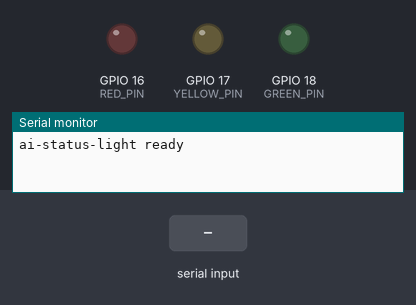
The sketch below on a simulated ESP32. Parts: output pins drawn as LEDs (lit = HIGH), the last lines printed to the serial monitor. Inputs (shaded band) come from the test bench.

Above: at 1.2 s.
1.3 s: "yellow\n" received over Serial
4.3 s: "red\n" received over Serial
At 5.5 s:
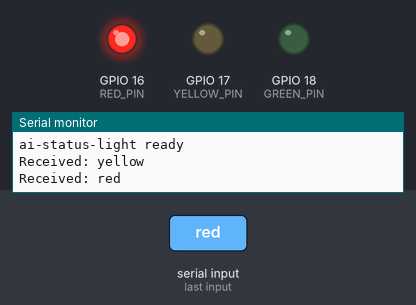
5.8 s: "green\n" received over Serial
At 6.8 s:
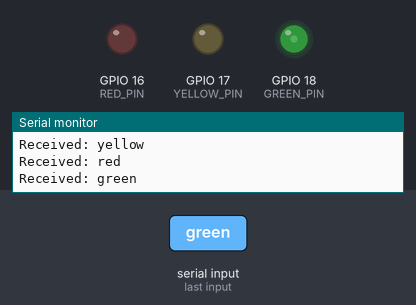
7.3 s: "off\n" received over Serial
At 7.9 s:
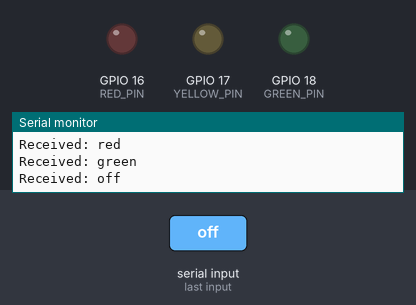
Timing chart, 0 to 9.8 s (numbered marks = the images above; inputs shaded):
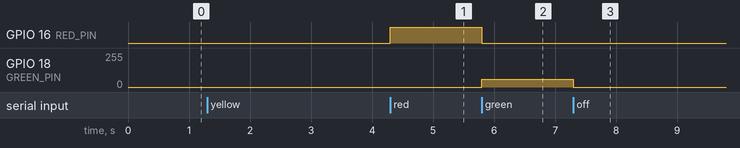

Measured:
- after the input at 4.3 s, GPIO 16 (RED_PIN): LOW → HIGH at once; GPIO 17 (YELLOW_PIN): stays LOW (without the input it goes to HIGH after 1.5 s)
- after the input at 5.8 s, GPIO 16 (RED_PIN): HIGH → LOW at once; GPIO 18 (GREEN_PIN): 0/255 → 60/255 at once
- after the input at 7.3 s, GPIO 18 (GREEN_PIN): 60/255 → 0/255 at once

The sketch:

esp32-traffic-light.ino
```cpp
// AI Status Light - ESP32 firmware
//
// Listens on the USB serial port at 115200 baud and drives a 3-color
// (red / yellow / green) traffic-light LED module.
//
// Commands (newline-terminated):
//   red       solid red
//   yellow    breathing yellow (host should send this when AI starts working)
//   green     solid green; auto-turns off after GREEN_TIMEOUT_MS
//   off       all LEDs off
//   ping      replies with "ai-status-light" so the host can identify this board
//
// Requires Arduino-ESP32 core 3.x for analogWrite() support. If you are on
// core 2.x you will need to switch to the ledcAttach / ledcWrite API.

#define RED_PIN 16
#define YELLOW_PIN 17
#define GREEN_PIN 18

// Set to 0 if your traffic-light module is active-low (common-anode style:
// LEDs share +V and turn ON when the GPIO is pulled LOW). Most cheap modules
// are active-high, so this is the default.
#define ACTIVE_HIGH 1

#if ACTIVE_HIGH
  #define DIGITAL_ON  HIGH
  #define DIGITAL_OFF LOW
  inline int pwmValue(int brightness) { return brightness; }
#else
  #define DIGITAL_ON  LOW
  #define DIGITAL_OFF HIGH
  inline int pwmValue(int brightness) { return 255 - brightness; }
#endif

// How long green stays on before auto-turning off, in milliseconds.
const unsigned long GREEN_TIMEOUT_MS = 20000;

// One full breathe cycle (bright -> off -> bright), in milliseconds.
// Smaller = faster pulse. 1200 is a calm, factory-floor cadence.
const unsigned long YELLOW_BREATHE_PERIOD_MS = 1200;

// 0..255. Lower = dimmer. Green LEDs tend to be very bright at full duty.
const int GREEN_BRIGHTNESS = 60;

String currentState = "off";
unsigned long greenStartTime = 0;
unsigned long yellowBreathStartTime = 0;

void allOff() {
  digitalWrite(RED_PIN, DIGITAL_OFF);
  analogWrite(YELLOW_PIN, pwmValue(0));
  analogWrite(GREEN_PIN, pwmValue(0));
  currentState = "off";
}

void setRed() {
  digitalWrite(RED_PIN, DIGITAL_ON);
  analogWrite(YELLOW_PIN, pwmValue(0));
  analogWrite(GREEN_PIN, pwmValue(0));
  currentState = "red";
}

void setYellowBreathing() {
  digitalWrite(RED_PIN, DIGITAL_OFF);
  analogWrite(GREEN_PIN, pwmValue(0));
  currentState = "yellow";
  yellowBreathStartTime = millis();
}

void setGreen() {
  digitalWrite(RED_PIN, DIGITAL_OFF);
  analogWrite(YELLOW_PIN, pwmValue(0));
  analogWrite(GREEN_PIN, pwmValue(GREEN_BRIGHTNESS));
  currentState = "green";
  greenStartTime = millis();
}

void updateYellowBreathing() {
  unsigned long now = millis();
  unsigned long elapsed = (now - yellowBreathStartTime) % YELLOW_BREATHE_PERIOD_MS;
  float phase = (float)elapsed / (float)YELLOW_BREATHE_PERIOD_MS;

  int brightness;
  if (phase < 0.5f) {
    brightness = 255 - (int)(phase * 2.0f * 255);
  } else {
    brightness = (int)((phase - 0.5f) * 2.0f * 255);
  }

  analogWrite(YELLOW_PIN, pwmValue(brightness));
}

void setup() {
  Serial.begin(115200);

  pinMode(RED_PIN, OUTPUT);
  pinMode(YELLOW_PIN, OUTPUT);
  pinMode(GREEN_PIN, OUTPUT);

  allOff();

  // Boot banner. Only visible if the host opens the port with DTR/RTS enabled
  // (which resets the chip). The CLI uses DTR/RTS=false to avoid the reset, so
  // it relies on the "ping" command below for handshake instead.
  Serial.println("ai-status-light ready");
}

void loop() {
  if (Serial.available()) {
    String cmd = Serial.readStringUntil('\n');
    cmd.trim();

    if (cmd == "red") {
      setRed();
    } else if (cmd == "yellow") {
      setYellowBreathing();
    } else if (cmd == "green") {
      setGreen();
    } else if (cmd == "off") {
      allOff();
    } else if (cmd == "ping") {
      Serial.println("ai-status-light");
      return;
    }

    Serial.print("Received: ");
    Serial.println(cmd);
  }

  if (currentState == "yellow") {
    updateYellowBreathing();
  }

  if (currentState == "green") {
    unsigned long elapsed = millis() - greenStartTime;
    if (elapsed >= GREEN_TIMEOUT_MS) {
      allOff();
      Serial.println("Green timeout -> off");
    }
  }
}
```
